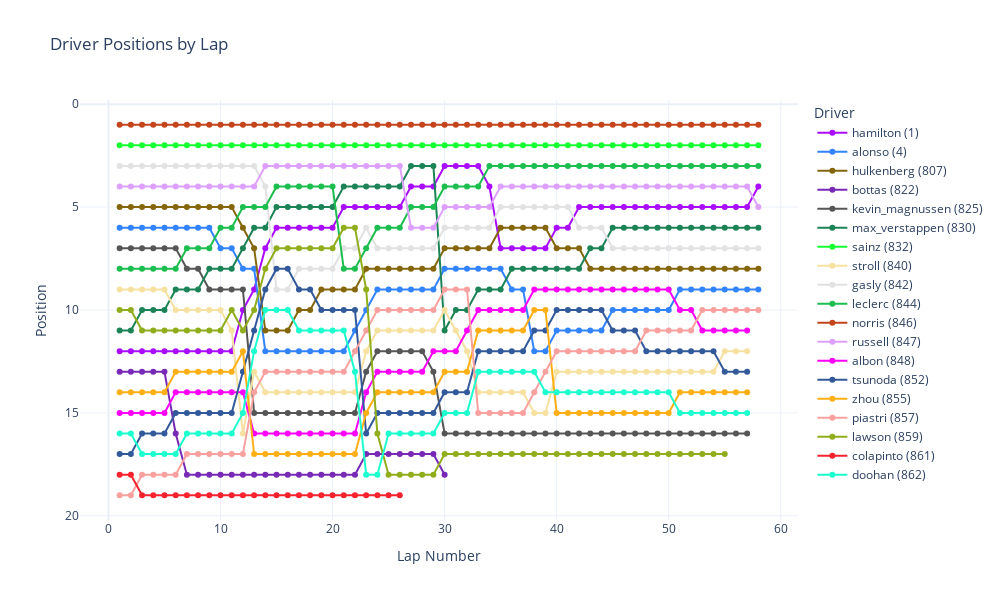

Notebook code cell kept with this figure:
### Code cell
import plotly.graph_objects as go
import pandas as pd
import plotly.express as px

# Sample data structure
# Assuming race_842 is a DataFrame with columns ['driverId', 'lap', 'position']
# Assuming drivers is a DataFrame with columns ['driverId', 'code']

# Group data by driver and lap
grouped = race_842.groupby(["driverId", "lap"])["position"].sum().reset_index()

# Create an interactive plot
fig = go.Figure()

# Get a color palette with 20 colors
colors = px.colors.qualitative.Alphabet

# Add traces for each driver
for i, (driver_id, data) in enumerate(grouped.groupby("driverId")):
    fig.add_trace(
        go.Scatter(
            x=data["lap"],
            y=data["position"],
            mode="lines+markers",
            name=f"Driver {driver_id}",
            line=dict(color=colors[i % len(colors)]),  # Cycle through colors
            marker=dict(color=colors[i % len(colors)]),
        )
    )

# Update legend names
for trace in fig.data:
    driver_id = int(trace.name.split()[1])
    driver_name = drivers[drivers["driverId"] == driver_id]["driverRef"].values[0]
    trace.name = f"{driver_name} ({driver_id})"

# Update layout
fig.update_layout(
    title="Driver Positions by Lap",
    xaxis_title="Lap Number",
    yaxis_title="Position",
    yaxis=dict(
        autorange="reversed"
    ),  # Reverse the y-axis to show 1st position at the top
    legend_title="Driver",
    template="plotly_white",
    height=600,
    width=1000,
)

# Show the plot
fig.show()

### Figure 1 — Plotly figure (JSON) as saved in the notebook; plotly's stock layout.template omitted (floating-point values rounded to 4 significant figures)
{"data": [{"line": {"color": "#AA0DFE"}, "marker": {"color": "#AA0DFE"}, "mode": "lines+markers", "name": "hamilton (1)", "type": "scatter", "x": [1, 2, 3, 4, 5, 6, 7, 8, 9, 10, 11, 12, 13, 14, 15, 16, 17, 18, 19, 20, 21, 22, 23, 24, 25, 26, 27, 28, 29, 30, 31, 32, 33, 34, 35, 36, 37, 38, 39, 40, 41, 42, 43, 44, 45, 46, 47, 48, 49, 50, 51, 52, 53, 54, 55, 56, 57, 58], "y": [12, 12, 12, 12, 12, 12, 12, 12, 12, 12, 12, 10, 9, 7, 6, 6, 6, 6, 6, 6, 5, 5, 5, 5, 5, 5, 4, 4, 4, 3, 3, 3, 3, 4, 7, 7, 7, 7, 7, 6, 6, 5, 5, 5, 5, 5, 5, 5, 5, 5, 5, 5, 5, 5, 5, 5, 5, 4]}, {"line": {"color": "#3283FE"}, "marker": {"color": "#3283FE"}, "mode": "lines+markers", "name": "alonso (4)", "type": "scatter", "x": [1, 2, 3, 4, 5, 6, 7, 8, 9, 10, 11, 12, 13, 14, 15, 16, 17, 18, 19, 20, 21, 22, 23, 24, 25, 26, 27, 28, 29, 30, 31, 32, 33, 34, 35, 36, 37, 38, 39, 40, 41, 42, 43, 44, 45, 46, 47, 48, 49, 50, 51, 52, 53, 54, 55, 56, 57, 58], "y": [6, 6, 6, 6, 6, 6, 6, 6, 6, 7, 7, 8, 8, 12, 12, 12, 12, 12, 12, 12, 12, 11, 10, 9, 9, 9, 9, 9, 9, 8, 8, 8, 8, 8, 8, 9, 9, 12, 12, 11, 11, 11, 11, 11, 10, 10, 10, 10, 10, 10, 9, 9, 9, 9, 9, 9, 9, 9]}, {"line": {"color": "#85660D"}, "marker": {"color": "#85660D"}, "mode": "lines+markers", "name": "hulkenberg (807)", "type": "scatter", "x": [1, 2, 3, 4, 5, 6, 7, 8, 9, 10, 11, 12, 13, 14, 15, 16, 17, 18, 19, 20, 21, 22, 23, 24, 25, 26, 27, 28, 29, 30, 31, 32, 33, 34, 35, 36, 37, 38, 39, 40, 41, 42, 43, 44, 45, 46, 47, 48, 49, 50, 51, 52, 53, 54, 55, 56, 57, 58], "y": [5, 5, 5, 5, 5, 5, 5, 5, 5, 5, 5, 6, 7, 11, 11, 11, 10, 10, 9, 9, 9, 9, 8, 8, 8, 8, 8, 8, 8, 7, 7, 7, 7, 7, 6, 6, 6, 6, 6, 7, 7, 7, 8, 8, 8, 8, 8, 8, 8, 8, 8, 8, 8, 8, 8, 8, 8, 8]}, {"line": {"color": "#782AB6"}, "marker": {"color": "#782AB6"}, "mode": "lines+markers", "name": "bottas (822)", "type": "scatter", "x": [1, 2, 3, 4, 5, 6, 7, 8, 9, 10, 11, 12, 13, 14, 15, 16, 17, 18, 19, 20, 21, 22, 23, 24, 25, 26, 27, 28, 29, 30], "y": [13, 13, 13, 13, 13, 16, 18, 18, 18, 18, 18, 18, 18, 18, 18, 18, 18, 18, 18, 18, 18, 18, 17, 17, 17, 17, 17, 17, 17, 18]}, {"line": {"color": "#565656"}, "marker": {"color": "#565656"}, "mode": "lines+markers", "name": "kevin_magnussen (825)", "type": "scatter", "x": [1, 2, 3, 4, 5, 6, 7, 8, 9, 10, 11, 12, 13, 14, 15, 16, 17, 18, 19, 20, 21, 22, 23, 24, 25, 26, 27, 28, 29, 30, 31, 32, 33, 34, 35, 36, 37, 38, 39, 40, 41, 42, 43, 44, 45, 46, 47, 48, 49, 50, 51, 52, 53, 54, 55, 56, 57], "y": [7, 7, 7, 7, 7, 7, 8, 8, 9, 9, 9, 9, 15, 15, 15, 15, 15, 15, 15, 15, 15, 15, 13, 12, 12, 12, 12, 12, 13, 16, 16, 16, 16, 16, 16, 16, 16, 16, 16, 16, 16, 16, 16, 16, 16, 16, 16, 16, 16, 16, 16, 16, 16, 16, 16, 16, 16]}, {"line": {"color": "#1C8356"}, "marker": {"color": "#1C8356"}, "mode": "lines+markers", "name": "max_verstappen (830)", "type": "scatter", "x": [1, 2, 3, 4, 5, 6, 7, 8, 9, 10, 11, 12, 13, 14, 15, 16, 17, 18, 19, 20, 21, 22, 23, 24, 25, 26, 27, 28, 29, 30, 31, 32, 33, 34, 35, 36, 37, 38, 39, 40, 41, 42, 43, 44, 45, 46, 47, 48, 49, 50, 51, 52, 53, 54, 55, 56, 57, 58], "y": [11, 11, 10, 10, 10, 9, 9, 9, 8, 8, 8, 7, 6, 6, 5, 5, 5, 5, 5, 5, 4, 4, 4, 4, 4, 4, 3, 3, 3, 11, 10, 10, 9, 9, 9, 8, 8, 8, 8, 8, 8, 8, 7, 7, 6, 6, 6, 6, 6, 6, 6, 6, 6, 6, 6, 6, 6, 6]}, {"line": {"color": "#16FF32"}, "marker": {"color": "#16FF32"}, "mode": "lines+markers", "name": "sainz (832)", "type": "scatter", "x": [1, 2, 3, 4, 5, 6, 7, 8, 9, 10, 11, 12, 13, 14, 15, 16, 17, 18, 19, 20, 21, 22, 23, 24, 25, 26, 27, 28, 29, 30, 31, 32, 33, 34, 35, 36, 37, 38, 39, 40, 41, 42, 43, 44, 45, 46, 47, 48, 49, 50, 51, 52, 53, 54, 55, 56, 57, 58], "y": [2, 2, 2, 2, 2, 2, 2, 2, 2, 2, 2, 2, 2, 2, 2, 2, 2, 2, 2, 2, 2, 2, 2, 2, 2, 2, 2, 2, 2, 2, 2, 2, 2, 2, 2, 2, 2, 2, 2, 2, 2, 2, 2, 2, 2, 2, 2, 2, 2, 2, 2, 2, 2, 2, 2, 2, 2, 2]}, {"line": {"color": "#F7E1A0"}, "marker": {"color": "#F7E1A0"}, "mode": "lines+markers", "name": "stroll (840)", "type": "scatter", "x": [1, 2, 3, 4, 5, 6, 7, 8, 9, 10, 11, 12, 13, 14, 15, 16, 17, 18, 19, 20, 21, 22, 23, 24, 25, 26, 27, 28, 29, 30, 31, 32, 33, 34, 35, 36, 37, 38, 39, 40, 41, 42, 43, 44, 45, 46, 47, 48, 49, 50, 51, 52, 53, 54, 55, 56, 57], "y": [9, 9, 9, 9, 9, 10, 10, 10, 10, 10, 11, 16, 13, 14, 14, 14, 14, 14, 14, 14, 14, 14, 12, 11, 11, 11, 11, 11, 11, 10, 11, 12, 14, 14, 14, 14, 14, 15, 15, 13, 13, 13, 13, 13, 13, 13, 13, 13, 13, 13, 13, 13, 13, 13, 12, 12, 12]}, {"line": {"color": "#E2E2E2"}, "marker": {"color": "#E2E2E2"}, "mode": "lines+markers", "name": "gasly (842)", "type": "scatter", "x": [1, 2, 3, 4, 5, 6, 7, 8, 9, 10, 11, 12, 13, 14, 15, 16, 17, 18, 19, 20, 21, 22, 23, 24, 25, 26, 27, 28, 29, 30, 31, 32, 33, 34, 35, 36, 37, 38, 39, 40, 41, 42, 43, 44, 45, 46, 47, 48, 49, 50, 51, 52, 53, 54, 55, 56, 57, 58], "y": [3, 3, 3, 3, 3, 3, 3, 3, 3, 3, 3, 3, 3, 4, 9, 9, 8, 8, 8, 8, 7, 7, 6, 7, 7, 7, 7, 7, 7, 6, 6, 6, 6, 6, 5, 5, 5, 5, 5, 5, 5, 6, 6, 6, 7, 7, 7, 7, 7, 7, 7, 7, 7, 7, 7, 7, 7, 7]}, {"line": {"color": "#1CBE4F"}, "marker": {"color": "#1CBE4F"}, "mode": "lines+markers", "name": "leclerc (844)", "type": "scatter", "x": [1, 2, 3, 4, 5, 6, 7, 8, 9, 10, 11, 12, 13, 14, 15, 16, 17, 18, 19, 20, 21, 22, 23, 24, 25, 26, 27, 28, 29, 30, 31, 32, 33, 34, 35, 36, 37, 38, 39, 40, 41, 42, 43, 44, 45, 46, 47, 48, 49, 50, 51, 52, 53, 54, 55, 56, 57, 58], "y": [8, 8, 8, 8, 8, 8, 7, 7, 7, 6, 6, 5, 5, 5, 4, 4, 4, 4, 4, 4, 8, 8, 7, 6, 6, 6, 5, 5, 5, 4, 4, 4, 4, 3, 3, 3, 3, 3, 3, 3, 3, 3, 3, 3, 3, 3, 3, 3, 3, 3, 3, 3, 3, 3, 3, 3, 3, 3]}, {"line": {"color": "#C4451C"}, "marker": {"color": "#C4451C"}, "mode": "lines+markers", "name": "norris (846)", "type": "scatter", "x": [1, 2, 3, 4, 5, 6, 7, 8, 9, 10, 11, 12, 13, 14, 15, 16, 17, 18, 19, 20, 21, 22, 23, 24, 25, 26, 27, 28, 29, 30, 31, 32, 33, 34, 35, 36, 37, 38, 39, 40, 41, 42, 43, 44, 45, 46, 47, 48, 49, 50, 51, 52, 53, 54, 55, 56, 57, 58], "y": [1, 1, 1, 1, 1, 1, 1, 1, 1, 1, 1, 1, 1, 1, 1, 1, 1, 1, 1, 1, 1, 1, 1, 1, 1, 1, 1, 1, 1, 1, 1, 1, 1, 1, 1, 1, 1, 1, 1, 1, 1, 1, 1, 1, 1, 1, 1, 1, 1, 1, 1, 1, 1, 1, 1, 1, 1, 1]}, {"line": {"color": "#DEA0FD"}, "marker": {"color": "#DEA0FD"}, "mode": "lines+markers", "name": "russell (847)", "type": "scatter", "x": [1, 2, 3, 4, 5, 6, 7, 8, 9, 10, 11, 12, 13, 14, 15, 16, 17, 18, 19, 20, 21, 22, 23, 24, 25, 26, 27, 28, 29, 30, 31, 32, 33, 34, 35, 36, 37, 38, 39, 40, 41, 42, 43, 44, 45, 46, 47, 48, 49, 50, 51, 52, 53, 54, 55, 56, 57, 58], "y": [4, 4, 4, 4, 4, 4, 4, 4, 4, 4, 4, 4, 4, 3, 3, 3, 3, 3, 3, 3, 3, 3, 3, 3, 3, 3, 6, 6, 6, 5, 5, 5, 5, 5, 4, 4, 4, 4, 4, 4, 4, 4, 4, 4, 4, 4, 4, 4, 4, 4, 4, 4, 4, 4, 4, 4, 4, 5]}, {"line": {"color": "#FE00FA"}, "marker": {"color": "#FE00FA"}, "mode": "lines+markers", "name": "albon (848)", "type": "scatter", "x": [1, 2, 3, 4, 5, 6, 7, 8, 9, 10, 11, 12, 13, 14, 15, 16, 17, 18, 19, 20, 21, 22, 23, 24, 25, 26, 27, 28, 29, 30, 31, 32, 33, 34, 35, 36, 37, 38, 39, 40, 41, 42, 43, 44, 45, 46, 47, 48, 49, 50, 51, 52, 53, 54, 55, 56, 57], "y": [15, 15, 15, 15, 15, 14, 14, 14, 14, 14, 14, 14, 16, 16, 16, 16, 16, 16, 16, 16, 16, 16, 14, 13, 13, 13, 13, 13, 12, 12, 12, 11, 10, 10, 10, 10, 10, 9, 9, 9, 9, 9, 9, 9, 9, 9, 9, 9, 9, 9, 10, 10, 11, 11, 11, 11, 11]}, {"line": {"color": "#325A9B"}, "marker": {"color": "#325A9B"}, "mode": "lines+markers", "name": "tsunoda (852)", "type": "scatter", "x": [1, 2, 3, 4, 5, 6, 7, 8, 9, 10, 11, 12, 13, 14, 15, 16, 17, 18, 19, 20, 21, 22, 23, 24, 25, 26, 27, 28, 29, 30, 31, 32, 33, 34, 35, 36, 37, 38, 39, 40, 41, 42, 43, 44, 45, 46, 47, 48, 49, 50, 51, 52, 53, 54, 55, 56, 57], "y": [17, 17, 16, 16, 16, 15, 15, 15, 15, 15, 15, 13, 11, 9, 8, 8, 9, 9, 10, 10, 10, 10, 16, 15, 15, 15, 15, 15, 15, 14, 14, 14, 12, 12, 12, 12, 12, 11, 11, 10, 10, 10, 10, 10, 11, 11, 11, 12, 12, 12, 12, 12, 12, 12, 13, 13, 13]}, {"line": {"color": "#FEAF16"}, "marker": {"color": "#FEAF16"}, "mode": "lines+markers", "name": "zhou (855)", "type": "scatter", "x": [1, 2, 3, 4, 5, 6, 7, 8, 9, 10, 11, 12, 13, 14, 15, 16, 17, 18, 19, 20, 21, 22, 23, 24, 25, 26, 27, 28, 29, 30, 31, 32, 33, 34, 35, 36, 37, 38, 39, 40, 41, 42, 43, 44, 45, 46, 47, 48, 49, 50, 51, 52, 53, 54, 55, 56, 57], "y": [14, 14, 14, 14, 14, 13, 13, 13, 13, 13, 13, 12, 17, 17, 17, 17, 17, 17, 17, 17, 17, 17, 15, 14, 14, 14, 14, 14, 14, 13, 13, 13, 11, 11, 11, 11, 11, 10, 10, 15, 15, 15, 15, 15, 15, 15, 15, 15, 15, 15, 14, 14, 14, 14, 14, 14, 14]}, {"line": {"color": "#F8A19F"}, "marker": {"color": "#F8A19F"}, "mode": "lines+markers", "name": "piastri (857)", "type": "scatter", "x": [1, 2, 3, 4, 5, 6, 7, 8, 9, 10, 11, 12, 13, 14, 15, 16, 17, 18, 19, 20, 21, 22, 23, 24, 25, 26, 27, 28, 29, 30, 31, 32, 33, 34, 35, 36, 37, 38, 39, 40, 41, 42, 43, 44, 45, 46, 47, 48, 49, 50, 51, 52, 53, 54, 55, 56, 57, 58], "y": [19, 19, 18, 18, 18, 18, 17, 17, 17, 17, 17, 17, 14, 13, 13, 13, 13, 13, 13, 13, 13, 12, 11, 10, 10, 10, 10, 10, 10, 9, 9, 9, 15, 15, 15, 15, 15, 14, 13, 12, 12, 12, 12, 12, 12, 12, 12, 11, 11, 11, 11, 11, 10, 10, 10, 10, 10, 10]}, {"line": {"color": "#90AD1C"}, "marker": {"color": "#90AD1C"}, "mode": "lines+markers", "name": "lawson (859)", "type": "scatter", "x": [1, 2, 3, 4, 5, 6, 7, 8, 9, 10, 11, 12, 13, 14, 15, 16, 17, 18, 19, 20, 21, 22, 23, 24, 25, 26, 27, 28, 29, 30, 31, 32, 33, 34, 35, 36, 37, 38, 39, 40, 41, 42, 43, 44, 45, 46, 47, 48, 49, 50, 51, 52, 53, 54, 55], "y": [10, 10, 11, 11, 11, 11, 11, 11, 11, 11, 10, 11, 10, 8, 7, 7, 7, 7, 7, 7, 6, 6, 9, 16, 18, 18, 18, 18, 18, 17, 17, 17, 17, 17, 17, 17, 17, 17, 17, 17, 17, 17, 17, 17, 17, 17, 17, 17, 17, 17, 17, 17, 17, 17, 17]}, {"line": {"color": "#F6222E"}, "marker": {"color": "#F6222E"}, "mode": "lines+markers", "name": "colapinto (861)", "type": "scatter", "x": [1, 2, 3, 4, 5, 6, 7, 8, 9, 10, 11, 12, 13, 14, 15, 16, 17, 18, 19, 20, 21, 22, 23, 24, 25, 26], "y": [18, 18, 19, 19, 19, 19, 19, 19, 19, 19, 19, 19, 19, 19, 19, 19, 19, 19, 19, 19, 19, 19, 19, 19, 19, 19]}, {"line": {"color": "#1CFFCE"}, "marker": {"color": "#1CFFCE"}, "mode": "lines+markers", "name": "doohan (862)", "type": "scatter", "x": [1, 2, 3, 4, 5, 6, 7, 8, 9, 10, 11, 12, 13, 14, 15, 16, 17, 18, 19, 20, 21, 22, 23, 24, 25, 26, 27, 28, 29, 30, 31, 32, 33, 34, 35, 36, 37, 38, 39, 40, 41, 42, 43, 44, 45, 46, 47, 48, 49, 50, 51, 52, 53, 54, 55, 56, 57], "y": [16, 16, 17, 17, 17, 17, 16, 16, 16, 16, 16, 15, 12, 10, 10, 10, 11, 11, 11, 11, 11, 13, 18, 18, 16, 16, 16, 16, 16, 15, 15, 15, 13, 13, 13, 13, 13, 13, 14, 14, 14, 14, 14, 14, 14, 14, 14, 14, 14, 14, 15, 15, 15, 15, 15, 15, 15]}], "layout": {"height": 600, "legend": {"title": {"text": "Driver"}}, "title": {"text": "Driver Positions by Lap"}, "width": 1000, "xaxis": {"title": {"text": "Lap Number"}}, "yaxis": {"autorange": "reversed", "title": {"text": "Position"}}}}
